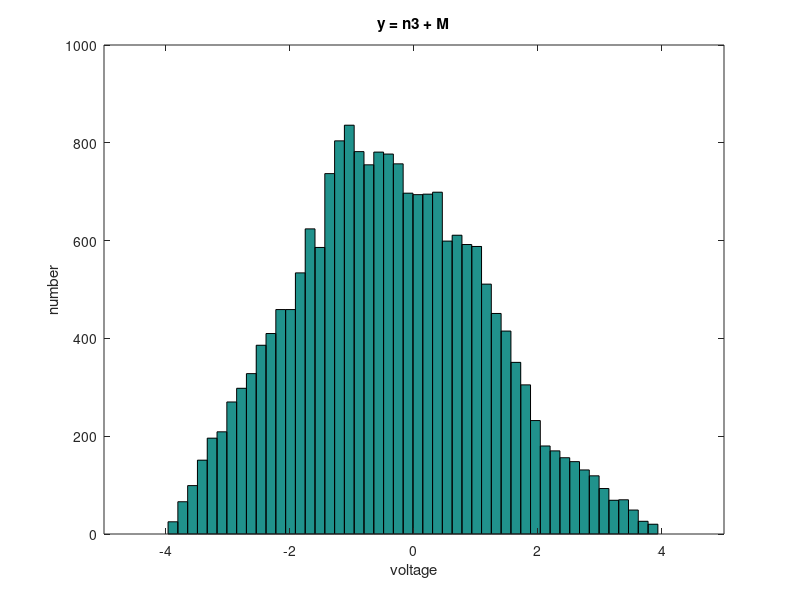

MATLAB code for this plot: (Note: this script raises an error after producing the figure.)
clc
clear
close all
%%
u = rand(1,20000);
X = u<0.3;
M = [];
for i=1:1:numel(X)
    if X(i)
        M = [M 1];
    else
        M = [M -1];
    end
end
hist(M,50)
xlim([-1.5,1.5])
xlabel("voltag")
ylabel("number")
title("voltage Modulated")
%% 
x = rand(1,20000);
n1 = 1.5/0.5*(x - mean(x));
hist(n1,50)
xlim([-3,3])
xlabel("voltage")
ylabel("number")
%%
x2 = rand(1,20000);
n2 = 1.5/0.5*(x2 - mean(x2));
n3 = n1 + n2;
hist(n3,50)
xlim([-3,3])
xlabel("voltage")
ylabel("number")
title("n3 = n1 + n2")
%%
y = n3 + M;
hist(y,50)
xlim([-5,5])
xlabel("voltage")
ylabel("number")
title("y = n3 + M")
%%
x = rand(1,0.7*20000);
n1 = 1.5/0.5*(x - mean(x));
x2 = rand(1,0.7*20000);
n2 = 1.5/0.5*(x2 - mean(x2));
n3 = n1 + n2;
n4 = (n3 - mean(n3)) - 1;
x = rand(1,0.3*20000);
n1 = 1.5/0.5*(x - mean(x));
x2 = rand(1,0.3*20000);
n2 = 1.5/0.5*(x2 - mean(x2));
n3 = n1 + n2;
n5 = (n3 - mean(n3)) + 1;
hold on
histogram(n4 ,100)
histogram(n5 ,100)
%%
hold on
[N4,e4] = histcounts(n4,"Normalization","pdf");
out4 = ((e4(1:end - 1)+e4(2:end))/2);
bar(out4,0.7*N4)
[N5,e5] = histcounts(n5,"Normalization","pdf");
out5 = ((e5(1:end - 1)+e5(2:end))/2);
bar(out5,0.3*N5)

%% 
y2 = [];
for i=1:1:numel(y)
    if y(i)>0.88
        y2 = [y2 1];
    else
        y2 = [y2 0];
    end
end
eror = sum(y2 ~= M)/20000